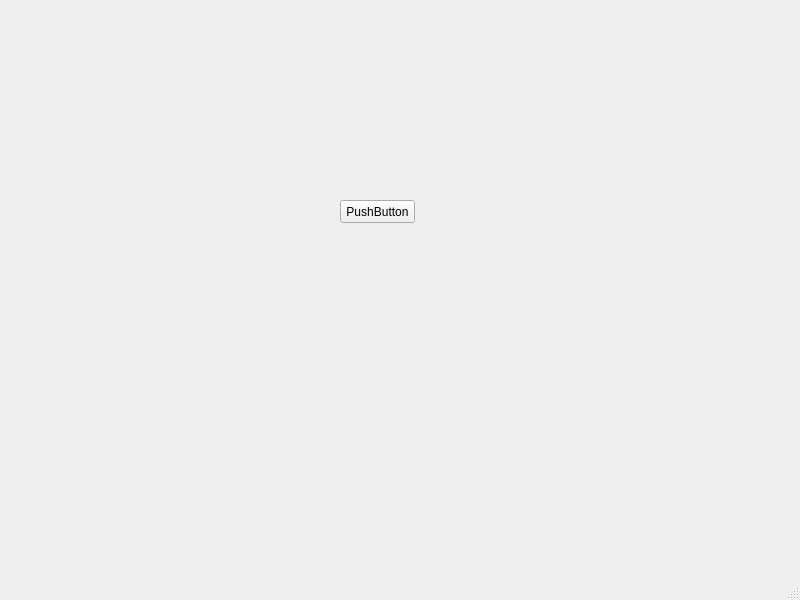
<?xml version="1.0" encoding="UTF-8"?>
<ui version="4.0">
 <class>MainWindow</class>
 <widget class="QMainWindow" name="MainWindow">
  <property name="geometry">
   <rect>
    <x>0</x>
    <y>0</y>
    <width>800</width>
    <height>600</height>
   </rect>
  </property>
  <property name="windowTitle">
   <string>MainWindow</string>
  </property>
  <widget class="QWidget" name="centralwidget">
   <widget class="QPushButton" name="pushButton">
    <property name="geometry">
     <rect>
      <x>340</x>
      <y>200</y>
      <width>75</width>
      <height>23</height>
     </rect>
    </property>
    <property name="text">
     <string>PushButton</string>
    </property>
   </widget>
  </widget>
  <widget class="QMenuBar" name="menubar">
   <property name="geometry">
    <rect>
     <x>0</x>
     <y>0</y>
     <width>800</width>
     <height>23</height>
    </rect>
   </property>
  </widget>
  <widget class="QStatusBar" name="statusbar"/>
 </widget>
 <resources/>
 <connections/>
</ui>
